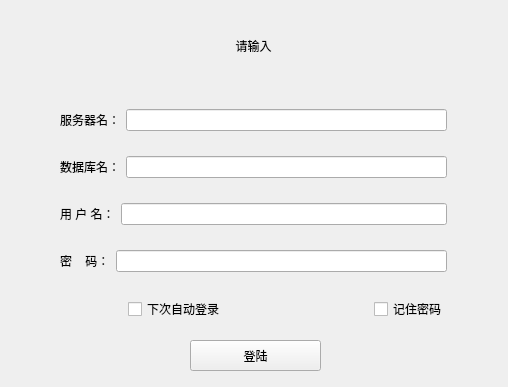
<?xml version="1.0" encoding="UTF-8"?>
<ui version="4.0">
 <class>Login</class>
 <widget class="QMainWindow" name="Login">
  <property name="geometry">
   <rect>
    <x>0</x>
    <y>0</y>
    <width>508</width>
    <height>387</height>
   </rect>
  </property>
  <property name="sizePolicy">
   <sizepolicy hsizetype="Fixed" vsizetype="Fixed">
    <horstretch>0</horstretch>
    <verstretch>0</verstretch>
   </sizepolicy>
  </property>
  <property name="windowTitle">
   <string>MainWindow</string>
  </property>
  <widget class="QWidget" name="centralwidget">
   <widget class="QPushButton" name="LoginButton">
    <property name="enabled">
     <bool>true</bool>
    </property>
    <property name="geometry">
     <rect>
      <x>190</x>
      <y>340</y>
      <width>131</width>
      <height>31</height>
     </rect>
    </property>
    <property name="sizePolicy">
     <sizepolicy hsizetype="Fixed" vsizetype="Fixed">
      <horstretch>100</horstretch>
      <verstretch>0</verstretch>
     </sizepolicy>
    </property>
    <property name="text">
     <string>登陆</string>
    </property>
   </widget>
   <widget class="QLabel" name="showMessage">
    <property name="geometry">
     <rect>
      <x>8</x>
      <y>10</y>
      <width>491</width>
      <height>71</height>
     </rect>
    </property>
    <property name="sizePolicy">
     <sizepolicy hsizetype="Preferred" vsizetype="Maximum">
      <horstretch>0</horstretch>
      <verstretch>0</verstretch>
     </sizepolicy>
    </property>
    <property name="text">
     <string>请输入</string>
    </property>
    <property name="alignment">
     <set>Qt::AlignCenter</set>
    </property>
    <property name="wordWrap">
     <bool>true</bool>
    </property>
   </widget>
   <widget class="QWidget" name="">
    <property name="geometry">
     <rect>
      <x>60</x>
      <y>90</y>
      <width>387</width>
      <height>251</height>
     </rect>
    </property>
    <layout class="QVBoxLayout" name="verticalLayout">
     <item>
      <layout class="QHBoxLayout" name="horizontalLayout">
       <item>
        <widget class="QLabel" name="label">
         <property name="text">
          <string>服务器名：</string>
         </property>
        </widget>
       </item>
       <item>
        <widget class="QLineEdit" name="ServerName"/>
       </item>
      </layout>
     </item>
     <item>
      <layout class="QHBoxLayout" name="horizontalLayout_2">
       <item>
        <widget class="QLabel" name="label_2">
         <property name="text">
          <string>数据库名：</string>
         </property>
        </widget>
       </item>
       <item>
        <widget class="QLineEdit" name="DataBaseName"/>
       </item>
      </layout>
     </item>
     <item>
      <layout class="QHBoxLayout" name="horizontalLayout_3">
       <item>
        <widget class="QLabel" name="label_3">
         <property name="text">
          <string>用 户 名：</string>
         </property>
        </widget>
       </item>
       <item>
        <widget class="QLineEdit" name="UserName"/>
       </item>
      </layout>
     </item>
     <item>
      <layout class="QHBoxLayout" name="horizontalLayout_4">
       <item>
        <widget class="QLabel" name="label_4">
         <property name="text">
          <string>密    码：</string>
         </property>
        </widget>
       </item>
       <item>
        <widget class="QLineEdit" name="Password">
         <property name="inputMethodHints">
          <set>Qt::ImhNone</set>
         </property>
        </widget>
       </item>
      </layout>
     </item>
     <item>
      <layout class="QHBoxLayout" name="horizontalLayout_5">
       <property name="spacing">
        <number>120</number>
       </property>
       <property name="leftMargin">
        <number>68</number>
       </property>
       <item>
        <widget class="QCheckBox" name="AutoLogin">
         <property name="enabled">
          <bool>true</bool>
         </property>
         <property name="acceptDrops">
          <bool>false</bool>
         </property>
         <property name="layoutDirection">
          <enum>Qt::LeftToRight</enum>
         </property>
         <property name="autoFillBackground">
          <bool>false</bool>
         </property>
         <property name="text">
          <string>下次自动登录</string>
         </property>
         <property name="checked">
          <bool>false</bool>
         </property>
         <property name="tristate">
          <bool>false</bool>
         </property>
        </widget>
       </item>
       <item>
        <widget class="QCheckBox" name="RememberPassword">
         <property name="enabled">
          <bool>true</bool>
         </property>
         <property name="sizePolicy">
          <sizepolicy hsizetype="Fixed" vsizetype="Fixed">
           <horstretch>0</horstretch>
           <verstretch>0</verstretch>
          </sizepolicy>
         </property>
         <property name="text">
          <string>记住密码</string>
         </property>
        </widget>
       </item>
      </layout>
     </item>
    </layout>
   </widget>
  </widget>
 </widget>
 <resources/>
 <connections/>
</ui>
